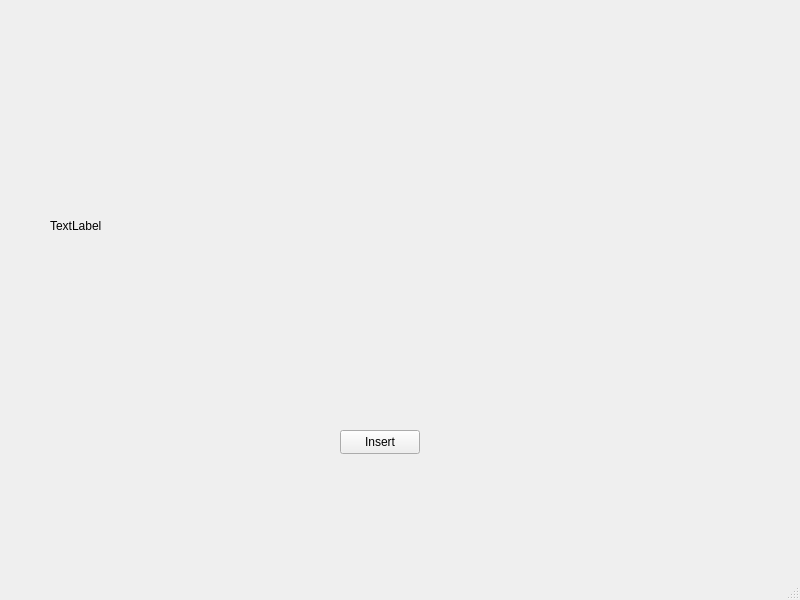
<?xml version="1.0" encoding="UTF-8"?>
<ui version="4.0">
 <class>MainWindow</class>
 <widget class="QMainWindow" name="MainWindow">
  <property name="geometry">
   <rect>
    <x>0</x>
    <y>0</y>
    <width>800</width>
    <height>600</height>
   </rect>
  </property>
  <property name="windowTitle">
   <string>MainWindow</string>
  </property>
  <widget class="QWidget" name="centralwidget">
   <widget class="QPushButton" name="pushButton">
    <property name="geometry">
     <rect>
      <x>340</x>
      <y>430</y>
      <width>80</width>
      <height>24</height>
     </rect>
    </property>
    <property name="text">
     <string>Insert</string>
    </property>
   </widget>
   <widget class="QLabel" name="giflabel">
    <property name="geometry">
     <rect>
      <x>50</x>
      <y>90</y>
      <width>671</width>
      <height>271</height>
     </rect>
    </property>
    <property name="text">
     <string>TextLabel</string>
    </property>
   </widget>
  </widget>
  <widget class="QMenuBar" name="menubar">
   <property name="geometry">
    <rect>
     <x>0</x>
     <y>0</y>
     <width>800</width>
     <height>21</height>
    </rect>
   </property>
  </widget>
  <widget class="QStatusBar" name="statusbar"/>
 </widget>
 <resources/>
 <connections/>
</ui>
